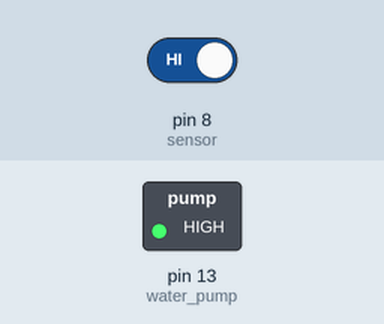
Recording of a sketch running on a simulated Arduino Uno, built with avr-gcc and run on an emulated ATmega328P. On the bench: switched loads named in the sketch (green lamp = pin HIGH). The test bench sets the inputs (shaded band); at power-on: pin 8 (sensor) HIGH.

Above: at 1.6 s.
1.7 s: pin 8 (sensor) driven LOW
At 2.4 s:
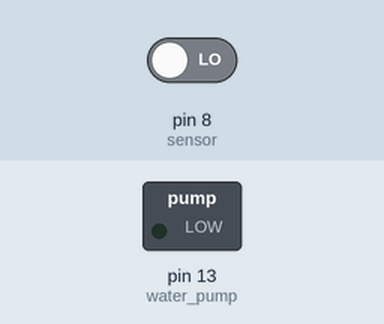
3.5 s: pin 8 (sensor) driven HIGH
At 4.8 s:
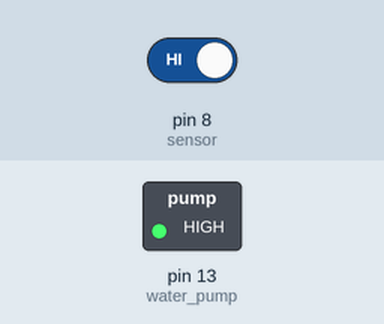
Timing chart, 0 to 6.5 s (numbered marks = the images above; inputs shaded):
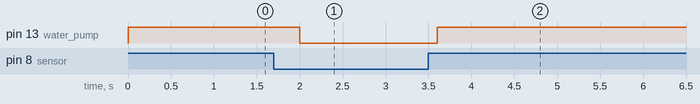

The sketch:

implementation.ino
```cpp
int water_pump = 13;
int sensor = 8;
int val;

void setup()
{
  pinMode(water_pump, OUTPUT);  // Use variable instead of pin number
  pinMode(sensor, INPUT);       // Use variable instead of pin number
}

void loop()
{
  val = digitalRead(sensor);
  if(val == LOW)
  {
    digitalWrite(water_pump, LOW);  // Turn off the water pump if sensor detects moisture
  }
  else
  {
    digitalWrite(water_pump, HIGH);  // Turn on the water pump if soil is dry
  }
  delay(400);  // Delay for stability
}
```

Measured:
- after the input at 1.7 s, pin 13 (water_pump): HIGH → LOW after 0.30 s
- after the input at 3.5 s, pin 13 (water_pump): LOW → HIGH after 0.10 s
